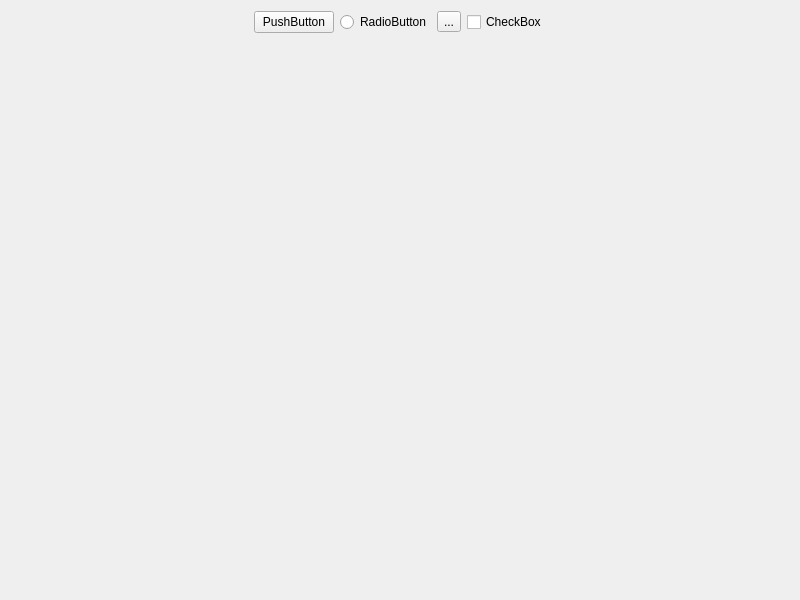
<?xml version="1.0" encoding="UTF-8"?>
<ui version="4.0">
 <class>Widget</class>
 <widget class="QWidget" name="Widget">
  <property name="geometry">
   <rect>
    <x>0</x>
    <y>0</y>
    <width>800</width>
    <height>600</height>
   </rect>
  </property>
  <property name="windowTitle">
   <string>Widget</string>
  </property>
  <layout class="QHBoxLayout" name="horizontalLayout_2">
   <item>
    <layout class="QVBoxLayout" name="verticalLayout">
     <item>
      <layout class="QHBoxLayout" name="horizontalLayout">
       <item>
        <spacer name="horizontalSpacer">
         <property name="orientation">
          <enum>Qt::Horizontal</enum>
         </property>
         <property name="sizeHint" stdset="0">
          <size>
           <width>40</width>
           <height>20</height>
          </size>
         </property>
        </spacer>
       </item>
       <item>
        <widget class="QPushButton" name="pushButton">
         <property name="text">
          <string>PushButton</string>
         </property>
        </widget>
       </item>
       <item>
        <widget class="QRadioButton" name="radioButton">
         <property name="text">
          <string>RadioButton</string>
         </property>
        </widget>
       </item>
       <item>
        <widget class="QToolButton" name="toolButton">
         <property name="text">
          <string>...</string>
         </property>
        </widget>
       </item>
       <item>
        <widget class="QCheckBox" name="checkBox">
         <property name="text">
          <string>CheckBox</string>
         </property>
        </widget>
       </item>
       <item>
        <spacer name="horizontalSpacer_2">
         <property name="orientation">
          <enum>Qt::Horizontal</enum>
         </property>
         <property name="sizeHint" stdset="0">
          <size>
           <width>40</width>
           <height>20</height>
          </size>
         </property>
        </spacer>
       </item>
      </layout>
     </item>
     <item>
      <spacer name="verticalSpacer">
       <property name="orientation">
        <enum>Qt::Vertical</enum>
       </property>
       <property name="sizeHint" stdset="0">
        <size>
         <width>20</width>
         <height>40</height>
        </size>
       </property>
      </spacer>
     </item>
    </layout>
   </item>
  </layout>
 </widget>
 <resources/>
 <connections/>
</ui>
